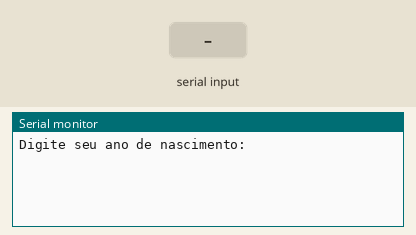
Recording of a sketch running on a simulated Arduino Uno, built with avr-gcc and run on an emulated ATmega328P. Shown: the last lines printed to the serial monitor. The inputs (shaded band) are chosen by the test bench.

Above: at 1.2 s.
1.3 s: "90,45\n" received over Serial
At 2.6 s:
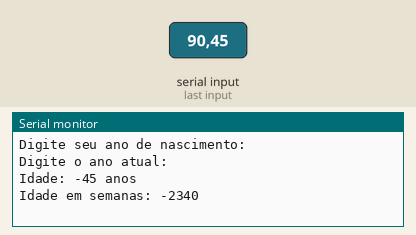
At 8.2 s:
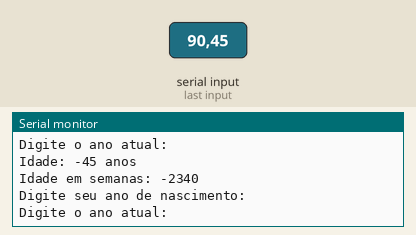

The sketch:

lpmb_ex021.ino
```cpp
//Faça um programa que receba o ano de nascimento de uma pessoa e
//o ano atual. Calcule e imprima:
//a. A idade dessa pessoa
//b. Essa idade convertida em semana
//variaveis
int anoNascimento;
int anoAtual;
int idade;

void setup() {
  Serial.begin(9600);
}

void loop() {

  Serial.println("Digite seu ano de nascimento: ");
  while (!Serial.available());
  anoNascimento = Serial.parseInt();

  Serial.println("Digite o ano atual: ");
  while (!Serial.available());
  anoAtual = Serial.parseInt();

  idade = anoAtual - anoNascimento;
  long semanas = idade * 52;

  Serial.println("Idade: " + String(idade) + " anos");
  Serial.println("Idade em semanas: " + String(semanas));

  delay(5000);
}
```

Measured:
- after the input at 1.3 s, the serial monitor: prints a new line at once (image 1)
